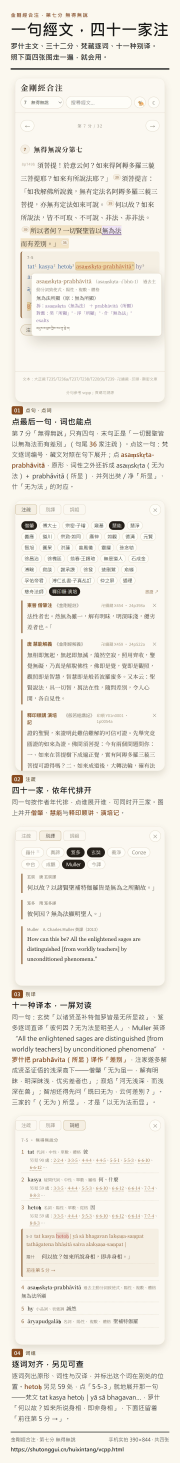
#> input picture build/series/金剛經合注-使用圖.jpg, 1080 x 8776 px (shown at 1/6 size)
$ python trim_one.py '金剛經合注-使用圖.jpg' '金剛經合注-洞見圖.jpg'
#> lines starting #> are read from the running program, lines starting #| are printed output that depends on the picture
import sys
from PIL import Image
import numpy as np

src, out = sys.argv[1], sys.argv[2]
im = Image.open(src).convert('RGB')
#> im is the input picture: PIL image 1080x8776 RGB; mean R, G, B 240.5, 237, 228.6
a = np.array(im)
bg = a[-1, 0].astype(int)
#> bg = [251, 248, 239]
diff = np.abs(a.astype(int) - bg).sum(axis=2)
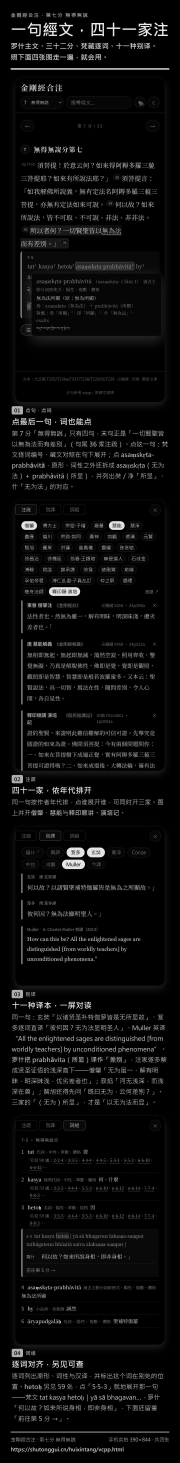
#> diff: shape (8776, 1080) int64 (shown at 1/6 size); min 0, max 722, mean 36.2; drawn with min black and max white
rows = np.where(diff.max(axis=1) > 6)[0]
#> rows = 7921 values from 64 to 8720
last = int(rows.max()) + 1 if len(rows) else a.shape[0]
#> last = 8721
crop = im.crop((0, 0, im.width, min(last + 24, im.height)))
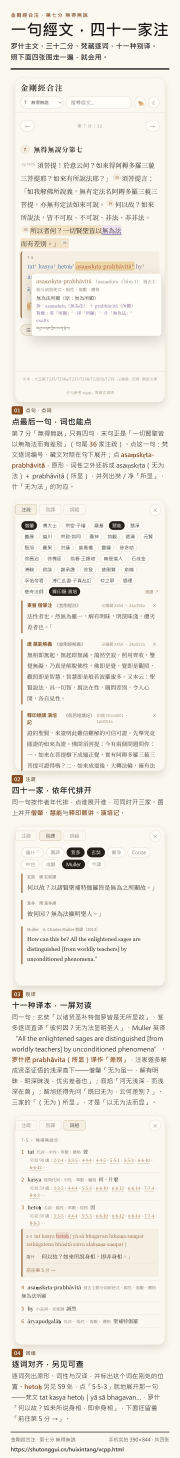
#> crop: PIL image 1080x8745 RGB (shown at 1/6 size); mean R, G, B 240.5, 237, 228.6
pad = Image.new('RGB', (crop.width, crop.height + 36), (251, 248, 240))
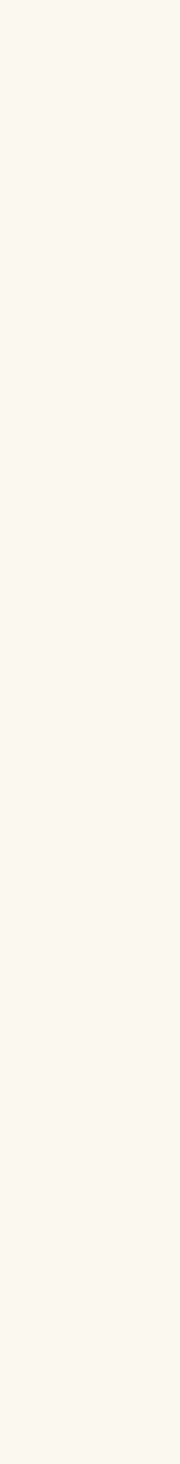
#> pad: PIL image 1080x8781 RGB (shown at 1/6 size); mean R, G, B 251, 248, 240
pad.paste(crop, (0, 0))
pad.save(out, quality=90, optimize=True, progressive=True)
print(out, pad.size)
#| 金剛經合注-洞見圖.jpg (1080, 8781)

$ run again, on build/series/02-word.png
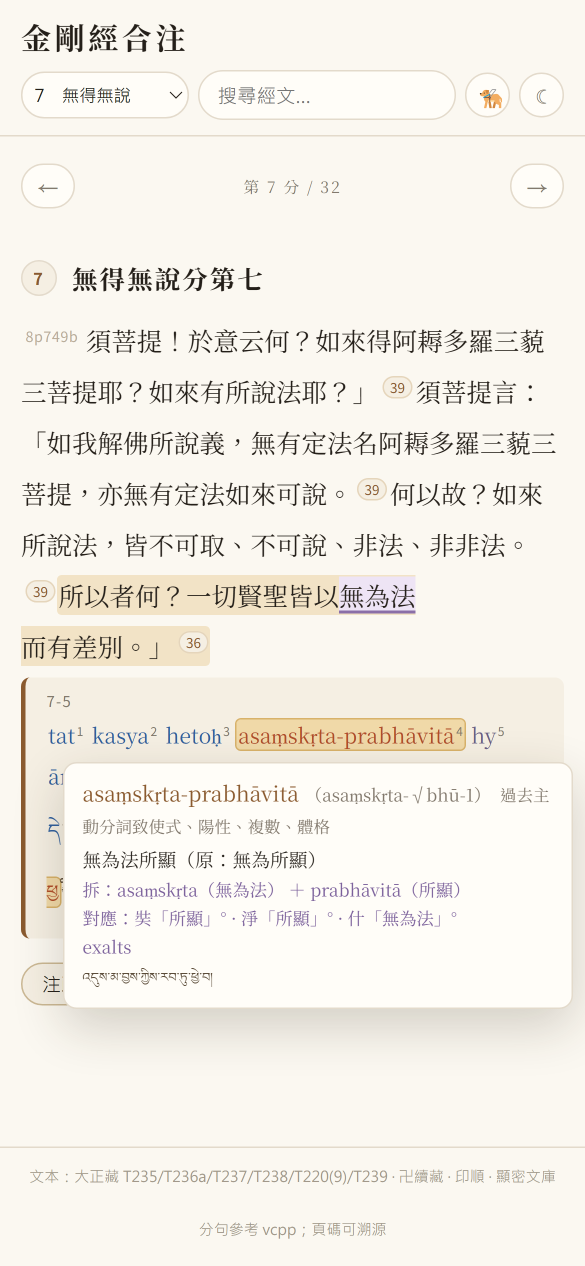
#> input picture build/series/02-word.png, 1170 x 2532 px (shown at 1/2 size)
#> im is the input picture: PIL image 1170x2532 RGB; mean R, G, B 243.2, 239.3, 231.4
#> bg = [251, 248, 241]
#> `diff = np.abs(a.astype(int) - bg).sum(axis=2)`:
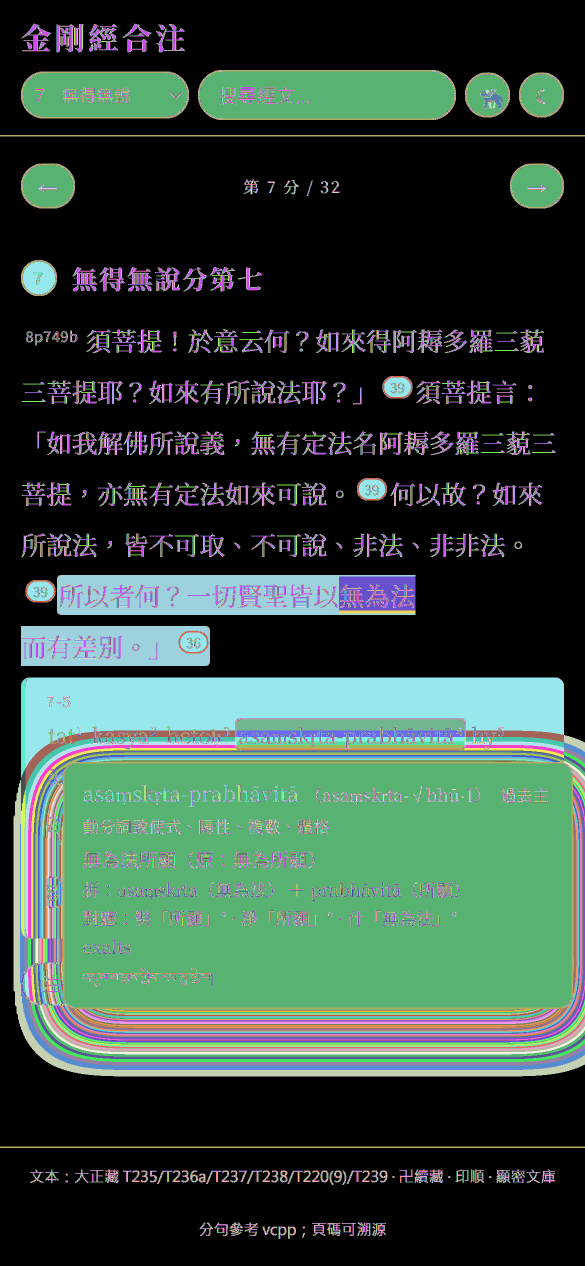
#> diff: shape (2532, 1170) int64 (shown at 1/2 size); 625 distinct labels, from 0 to 651; one colour per label, 0 black
#> rows = 1584 values from 47 to 2477
#> last = 2478
#> `pad.paste(crop, (0, 0))`:
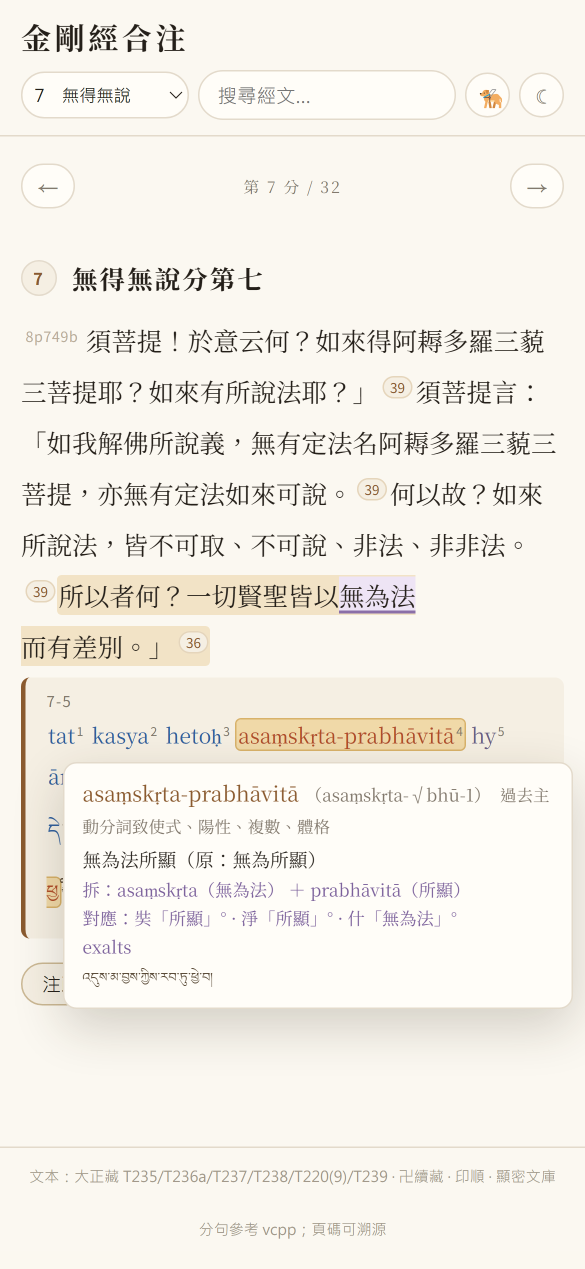
#> pad: PIL image 1170x2538 RGB (shown at 1/2 size); mean R, G, B 243.3, 239.3, 231.5
#| 02-word.png (1170, 2538)

$ run again, on build/series/03-notes.png
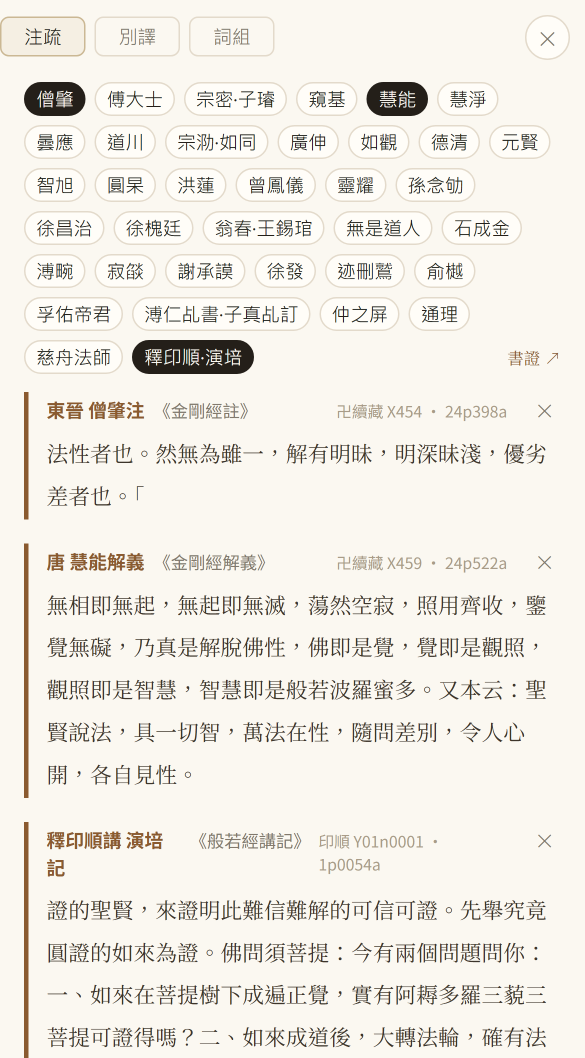
#> input picture build/series/03-notes.png, 1170 x 2115 px (shown at 1/2 size)
#> im is the input picture: PIL image 1170x2115 RGB; mean R, G, B 238.2, 234.6, 227.2
#> bg = [251, 248, 241]
#> `diff = np.abs(a.astype(int) - bg).sum(axis=2)`:
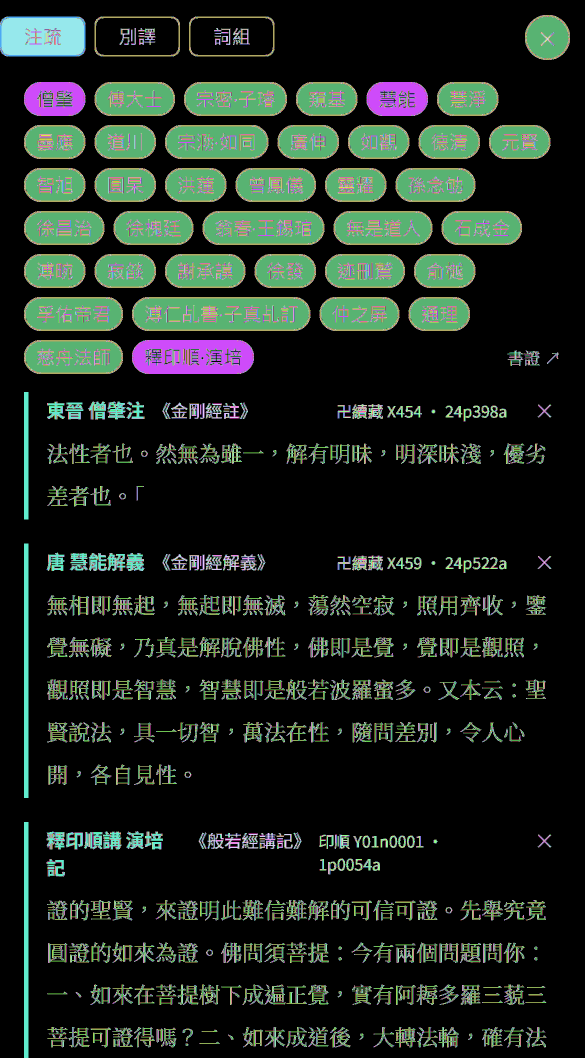
#> diff: shape (2115, 1170) int64 (shown at 1/2 size); 621 distinct labels, from 0 to 651; one colour per label, 0 black
#> rows = 1801 values from 30 to 2114
#> last = 2115
#> `pad.paste(crop, (0, 0))`:
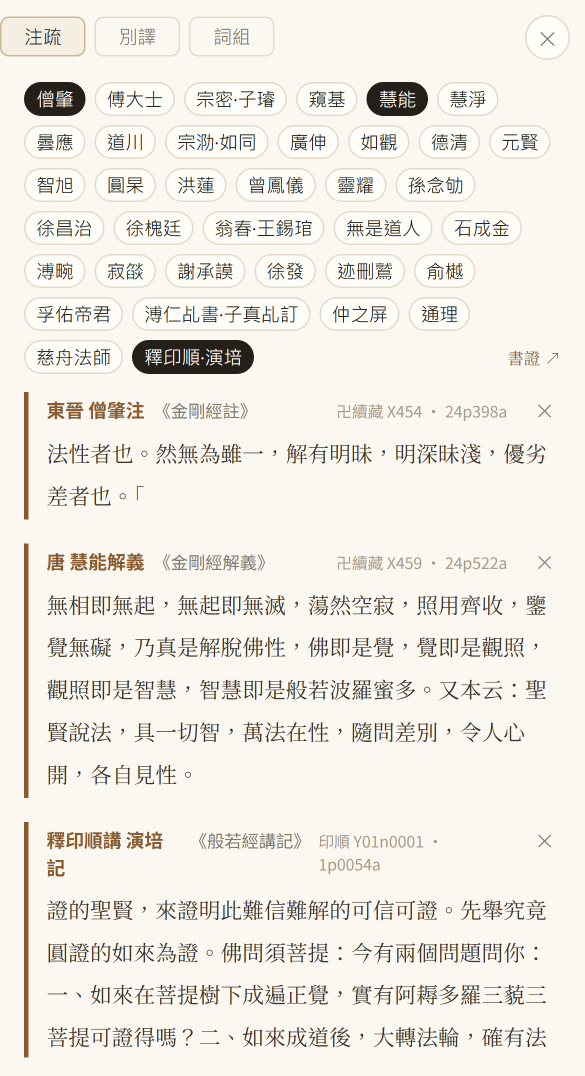
#> pad: PIL image 1170x2151 RGB (shown at 1/2 size); mean R, G, B 238.4, 234.8, 227.4
#| 03-notes.png (1170, 2151)

$ run again, on build/series/04-phrase.png
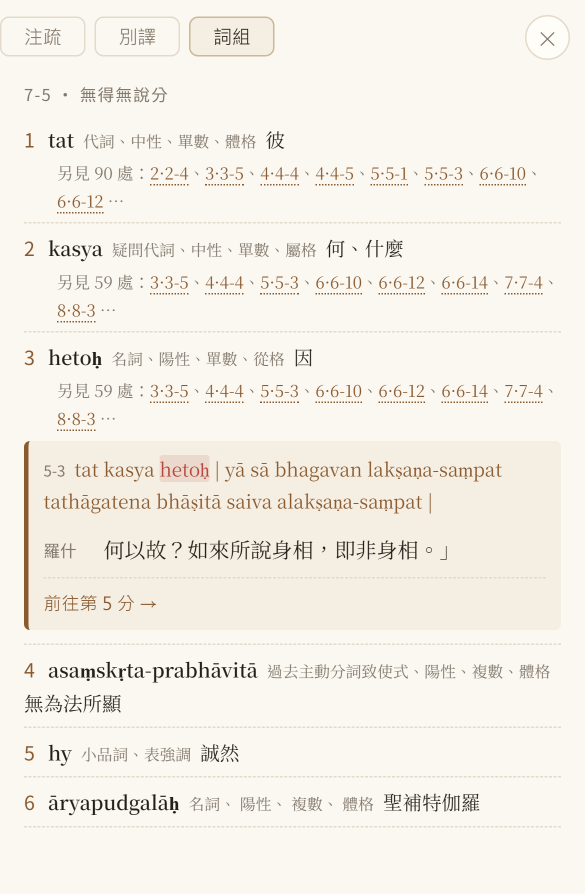
#> input picture build/series/04-phrase.png, 1170 x 1788 px (shown at 1/2 size)
#> im is the input picture: PIL image 1170x1788 RGB; mean R, G, B 244.8, 240.5, 231.9
#> bg = [251, 248, 241]
#> `diff = np.abs(a.astype(int) - bg).sum(axis=2)`:
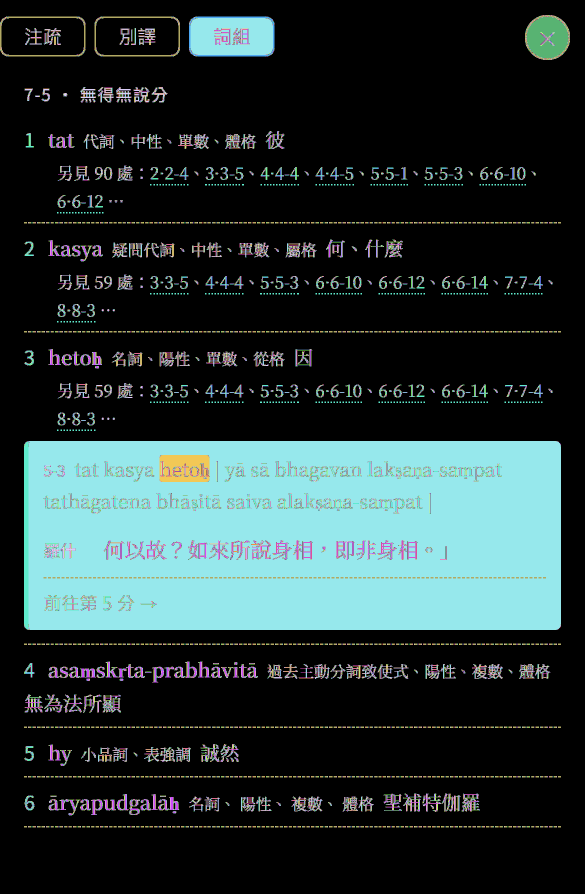
#> diff: shape (1788, 1170) int64 (shown at 1/2 size); 530 distinct labels, from 0 to 648; one colour per label, 0 black
#> rows = 992 values from 30 to 1654
#> last = 1655
#> `pad.paste(crop, (0, 0))`:
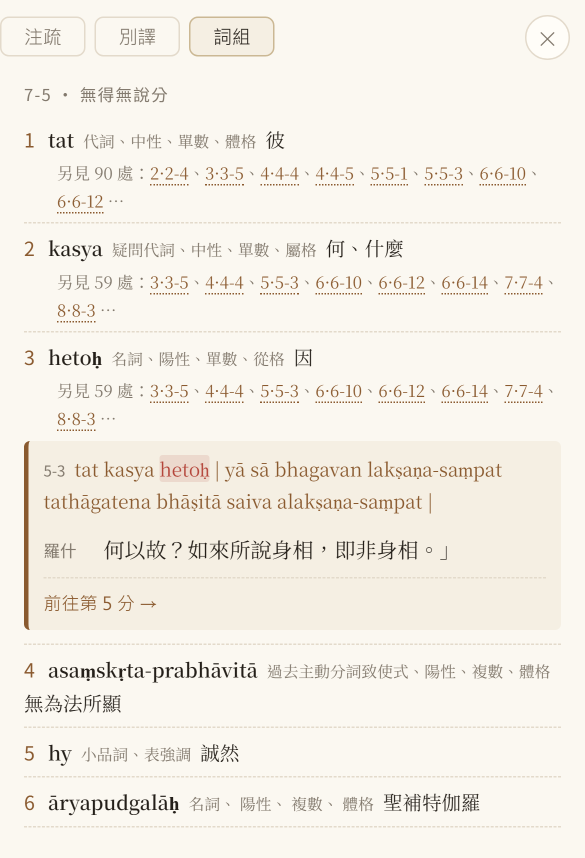
#> pad: PIL image 1170x1715 RGB (shown at 1/2 size); mean R, G, B 244.6, 240.2, 231.5
#| 04-phrase.png (1170, 1715)
